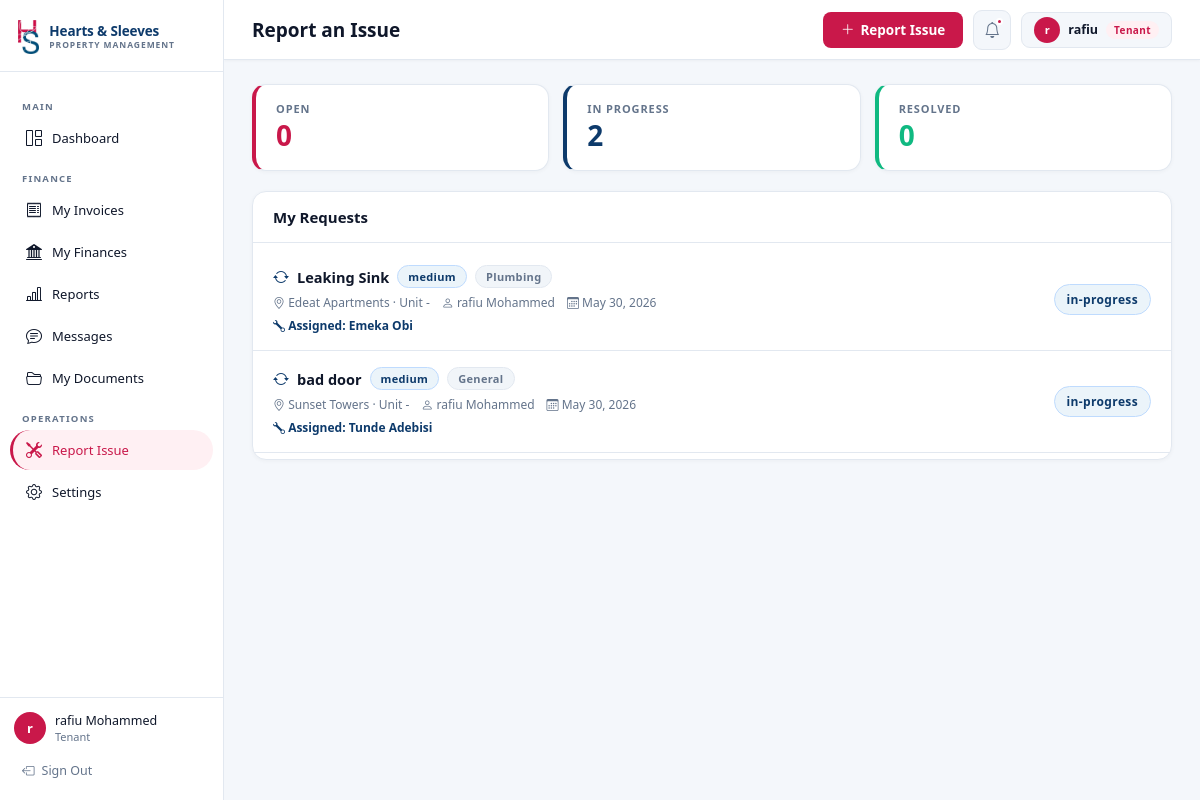
The page /service (signed in) on the database its author committed.
### models.py (models this page shows, shortened)
class User(db.Model):
    __tablename__ = "users"
    id         = db.Column(db.Integer, primary_key=True)
    name       = db.Column(db.String(120), nullable=False)
    email      = db.Column(db.String(180), unique=True, nullable=False)
    password   = db.Column(db.String(200), nullable=False)   # plain-text for demo; hash in prod
    role       = db.Column(db.String(20),  nullable=False, default="Tenant")  # Admin | Landlord | Tenant
    department = db.Column(db.String(30), nullable=True)
    phone      = db.Column(db.String(30))
    created_at = db.Column(db.DateTime, default=datetime.utcnow)
    is_active = db.Column(db.Boolean, default=True)
    properties  = db.relationship("Property",  back_populates="landlord",  lazy="dynamic",
                                  foreign_keys="Property.landlord_id")
    tenancies   = db.relationship("Tenancy",   back_populates="tenant",    lazy="dynamic")
    invoices    = db.relationship("Invoice",   back_populates="tenant",    lazy="dynamic")
    tickets     = db.relationship("Ticket",    back_populates="tenant",    lazy="dynamic")
    transactions = db.relationship("Transaction", back_populates="tenant", lazy="dynamic")

class Ticket(db.Model):
    __tablename__ = "tickets"
    id           = db.Column(db.Integer, primary_key=True)
    ticket_number = db.Column(db.String(20), unique=True, nullable=False)  # SR-001
    title        = db.Column(db.String(200), nullable=False)
    description  = db.Column(db.Text)
    category     = db.Column(db.String(60), default="General")             # HVAC | Plumbing | Electrical …
    priority     = db.Column(db.String(20), default="medium")              # low | medium | high | urgent
    status       = db.Column(db.String(20), default="open")                # open | in-progress | resolved
    technician   = db.Column(db.String(120))
    date_raised  = db.Column(db.DateTime, default=datetime.utcnow)
    date_resolved = db.Column(db.DateTime)
    tenant_id    = db.Column(db.Integer, db.ForeignKey("users.id"),       nullable=False)
    property_id  = db.Column(db.Integer, db.ForeignKey("properties.id"),  nullable=False)
    unit_id      = db.Column(db.Integer, db.ForeignKey("units.id"),       nullable=True)
    tenant       = db.relationship("User",     back_populates="tickets")
    prop         = db.relationship("Property", back_populates="tickets")
    unit         = db.relationship("Unit",     back_populates="tickets")

class Property(db.Model):
    __tablename__ = "properties"
    id          = db.Column(db.Integer, primary_key=True)
    name        = db.Column(db.String(150), nullable=False)
    address     = db.Column(db.String(300))
    type        = db.Column(db.String(50), default="Residential")   # Commercial | Residential | Mixed-Use
    description = db.Column(db.Text)
    avg_rent    = db.Column(db.Float, default=0)
    created_at  = db.Column(db.DateTime, default=datetime.utcnow)
    landlord_id = db.Column(db.Integer, db.ForeignKey("users.id"), nullable=True)
    landlord    = db.relationship("User", back_populates="properties", foreign_keys=[landlord_id])
    units        = db.relationship("Unit",    back_populates="prop", cascade="all, delete-orphan", lazy="dynamic")
    tickets      = db.relationship("Ticket",  back_populates="prop", lazy="dynamic")
    images = db.relationship("PropertyImage", backref="property", cascade="all, delete-orphan", lazy="joined")

### app.py (the view, shortened to what this page needs)
@app.route("/service")
@login_required
def service():
    role    = session["role"]
    user_id = session["user_id"]
    if role == "Admin" and not (has_perm("view_maintenance_full") or has_perm("view_maintenance_status")):
        flash("Access denied. Your department cannot view maintenance job details.", "danger")
        return redirect(url_for("dashboard"))
    visible = Ticket.query.filter_by(tenant_id=user_id).all() if role == "Tenant" else Ticket.query.all()
    TECHNICIANS = ["Emeka Obi", "Tunde Adebisi", "Ifeanyi Nwosu", "Bola Fashola", "Yemi Ogun"]
    rating_summary = []
    return render_template("service.html",
        tickets=visible,
        open_count=sum(1 for t in visible if t.status == "open"),
        prog_count=sum(1 for t in visible if t.status == "in-progress"),
        done_count=sum(1 for t in visible if t.status == "resolved"),
        technicians=TECHNICIANS,
        properties=Property.query.all(),
        role=role,
        rating_summary=rating_summary,
    )

### app.py (called while the page is built)
def login_required(f):
    @wraps(f)
    def decorated(*args, **kwargs):
        if "user_id" not in session:
            flash("Please sign in to continue.", "info")
            return redirect(url_for("login"))
        return f(*args, **kwargs)
    return decorated

### permissions.py (called while the page is built, shortened)
def current_dept():
    if "user_id" not in session:
        return None
    if session.get("role") != "Admin":
        return None

def register_permissions(app):
    @app.context_processor
    def inject_permissions():
        return {
            "has_perm": has_perm,
            "dept": current_dept(),
            "DEPARTMENTS": DEPARTMENTS,
        }

### templates/service.html (shortened to what this page needs)
{% extends "base.html" %}
{% block page_title %}{% if role=='Tenant' %}Report an Issue{% else %}Service Requests{% endif %}{% endblock %}
{% block topbar_actions %}
<button class="btn-cr" onclick="openModal('newSRModal')">
  <i class="bi bi-plus-lg"></i> <span class="hide-mobile">{% if role=='Tenant' %}Report Issue{% else %}New Request{% endif %}</span>
</button>
{% endblock %}
{% block content %}
<div class="sr-stat-grid">
  {% for lbl,val,col in [('Open',open_count,'cr'),('In Progress',prog_count,'nv'),('Resolved',done_count,'gr')] %}
  <div class="card" style="padding:16px 20px;border-left:4px solid var(--{{ col }})">
    <div style="font-size:11px;font-weight:700;color:var(--mt);text-transform:uppercase;letter-spacing:.08em">{{ lbl }}</div>
    <div class="syne fw7 text-{{ col }}" style="font-size:28px">{{ val }}</div>
  </div>
  {% endfor %}
</div>
<div class="card">
  <div class="card-hdr">
    <span class="card-title">{% if role=='Tenant' %}My Requests{% else %}All Requests{% endif %}</span>
  </div>
  <div style="padding:6px 0">
  {% for t in tickets %}
    {% set sic={'open':'circle-fill','in-progress':'arrow-repeat','resolved':'check-circle-fill'} %}
    {% set sc={'open':'cr','in-progress':'nv','resolved':'gr'} %}
    <div class="ticket-row" onclick="openModal('viewTicket_{{ t.id }}')">
      <div class="df aic" style="justify-content:space-between; flex-wrap: wrap;">
        <div style="flex:1; min-width: 200px;">
          <div class="df aic g8" style="margin-bottom:6px; flex-wrap:wrap;">
            <i class="bi bi-{{ sic[t.status] }} text-{{ sc[t.status] }}"></i>
            <span class="fw7" style="font-size:14.5px">{{ t.title }}</span>
            <span class="badge b-{{ t.priority }}">{{ t.priority }}</span>
            <span class="badge" style="background:#F1F5F9;color:var(--mt);border-color:var(--bd)">{{ t.category }}</span>
          </div>
          <div style="font-size:12px;color:var(--mt);display:flex; gap:12px; flex-wrap:wrap;">
            <span><i class="bi bi-geo-alt"></i> {{ t.prop.name }} · Unit {{ t.unit.unit_number if t.unit else '-' }}</span>
            <span><i class="bi bi-person"></i> {{ t.tenant.name }}</span>
            <span><i class="bi bi-calendar3"></i> {{ t.date_raised.strftime('%b %d, %Y') if t.date_raised else '-' }}</span>
          </div>
          {% if t.technician %}
            <div style="font-size:12px;color:var(--nv);font-weight:600;margin-top:6px">
              <i class="bi bi-wrench"></i> Assigned: {{ t.technician }}
            </div>
          {% endif %}
        </div>
        <div class="df g8 ticket-actions" style="flex-shrink:0;" onclick="event.stopPropagation()">
          <span class="badge b-{{ t.status }}" style="padding:6px 12px;font-size:12px">{{ t.status }}</span>
        </div>
      </div>
    </div>
  {% else %}
    <div style="padding:30px;text-align:center;color:var(--mt)">No service requests found.</div>
  {% endfor %}
  </div>
</div>
{% endblock %}

### templates/base.html (shortened to what this page needs)
<!DOCTYPE html>
<html lang="en">
<head>
  <link href="https://cdn.jsdelivr.net/npm/bootstrap-icons@1.11.3/font/bootstrap-icons.min.css" rel="stylesheet"/>
</head>
<body>
<aside class="sb" id="appSidebar">
  <div class="sb-logo">
    <div class="sb-logo-inner">
      <a href="{{ url_for('dashboard') }}" class="sb-brand">
        <img src="{{ url_for('static', filename='img/hs-mark.png') }}" alt="Hearts &amp; Sleeves" class="sb-logo-img">
        <span class="sb-brand-tx">
          <span class="sb-brand-name">Hearts &amp; Sleeves</span>
          <span class="sb-brand-sub">Property Management</span>
        </span>
      </a>
    </div>
  </div>
  <nav class="sb-nav">
    <div class="nav-sec">Main</div>
    <a href="{{ url_for('dashboard') }}" class="nav-item {% if request.endpoint=='dashboard' %}active{% endif %}">
      <i class="bi bi-grid-1x2"></i> Dashboard
    </a>
    <div class="nav-sec">Finance</div>
    {% if session.role != 'Admin' or has_perm('view_finance_full') or has_perm('view_payment_status') %}
    <a href="{{ url_for('invoices') }}" class="nav-item {% if request.endpoint=='invoices' %}active{% endif %}">
      <i class="bi bi-receipt"></i>
      {% if session.role=='Tenant' %}My Invoices{% else %}Invoices{% endif %}
    </a>
    {% endif %}
    {% if session.role != 'Admin' or has_perm('view_finance_full') or has_perm('view_finance_costs') %}
    <a href="{{ url_for('finance') }}" class="nav-item {% if request.endpoint=='finance' %}active{% endif %}">
      <i class="bi bi-bank2"></i>
      {% if session.role == 'Tenant' %}My Finances{% elif dept == 'Maintenance' %}Maintenance Costs{% else %}Finance{% endif %}
    </a>
    {% endif %}
    {% if session.role != 'Admin' or has_perm('export_financials') or has_perm('view_tenant_full') or has_perm('view_finance_costs') %}
    <a href="{{ url_for('reports') }}" class="nav-item {% if request.endpoint in ['reports','reports_export_csv'] %}active{% endif %}">
      <i class="bi bi-bar-chart-line"></i> Reports
    </a>
    {% endif %}
    <a href="{{ url_for('messages') }}" class="nav-item {% if request.endpoint in ['messages','message_view','message_reply','message_delete'] %}active{% endif %}">
      <i class="bi bi-chat-text"></i> Messages
    </a>
    {% if session.role != 'Admin' or has_perm('view_tenant_full') %}
    <a href="{{ url_for('documents') }}" class="nav-item {% if request.endpoint=='documents' %}active{% endif %}">
      <i class="bi bi-folder2-open"></i>
      {% if session.role == 'Admin' %}Documents{% else %}My Documents{% endif %}
    </a>
    {% endif %}
    <div class="nav-sec">Operations</div>
    {% if session.role != 'Admin' or has_perm('view_maintenance_full') or has_perm('view_maintenance_status') %}
    <a href="{{ url_for('service') }}" class="nav-item {% if request.endpoint=='service' %}active{% endif %}">
      <i class="bi bi-tools"></i>
      {% if session.role=='Tenant' %}Report Issue{% else %}Service Requests{% endif %}
    </a>
    {% endif %}
    <a href="{{ url_for('settings') }}" class="nav-item {% if request.endpoint=='settings' %}active{% endif %}">
      <i class="bi bi-gear"></i> Settings
    </a>
  </nav>
  <div class="sb-user">
    <div class="user-pill">
      <div class="av">{{ session.user[0] }}</div>
      <div style="flex:1;min-width:0">
        <div class="uname">{{ session.user }}</div>
        <div class="urole">{{ session.role }}{% if dept %} · {{ dept }}{% endif %}</div>
      </div>
    </div>
    <a href="{{ url_for('logout') }}" class="logout">
      <i class="bi bi-box-arrow-left"></i> Sign Out
    </a>
  </div>
</aside>
<div class="main-wrap">
  <header class="topbar">
    <div class="topbar-left">
      <span class="page-title-top">{% block page_title %}Dashboard{% endblock %}</span>
    </div>
    <div class="topbar-right">
      {% block topbar_actions %}{% endblock %}
      <div class="notif">
        <i class="bi bi-bell" style="font-size:16px;color:var(--mt)"></i>
        <div class="ndot"></div>
      </div>
      <div class="user-top">
        <div class="av" style="width:26px;height:26px;font-size:11px">{{ session.user[0] }}</div>
        <span style="font-size:12.5px;font-weight:600">{{ session.user.split()[0] }}</span>
        <span class="badge-role br-{{ session.role }}">{{ session.role }}</span>
      </div>
    </div>
  </header>
  <main class="content">{% block content %}{% endblock %}</main>
</div>
</body>
</html>

### templates/service.html (style rules this page uses)
.sr-stat-grid { display: grid; grid-template-columns: repeat(3, 1fr); gap: 14px; margin-bottom: 20px; }
.ticket-row { padding: 16px 20px; border-bottom: 1px solid var(--bd); transition: background .15s, transform .1s; cursor: pointer; }

### rows shown on the page
User: user "rafiu Mohammed", role "Tenant"
Ticket: title "Leaking Sink", priority "medium", category "Plumbing", prop.name "Edeat Apartments", unit "-", tenant.name "rafiu Mohammed", date_raised "May 30, 2026", technician "Emeka Obi", status "in-progress"
Ticket: title "bad door", priority "medium", category "General", prop.name "Sunset Towers", unit "-", tenant.name "rafiu Mohammed", date_raised "May 30, 2026", technician "Tunde Adebisi", status "in-progress"

### other values the page prints
{{ session.user[0] }} "r"
{{ session.user.split()[0] }} "rafiu"
{{ lbl }} "OPEN" "IN PROGRESS" "RESOLVED"
{{ val }} "0" "2" "0"
